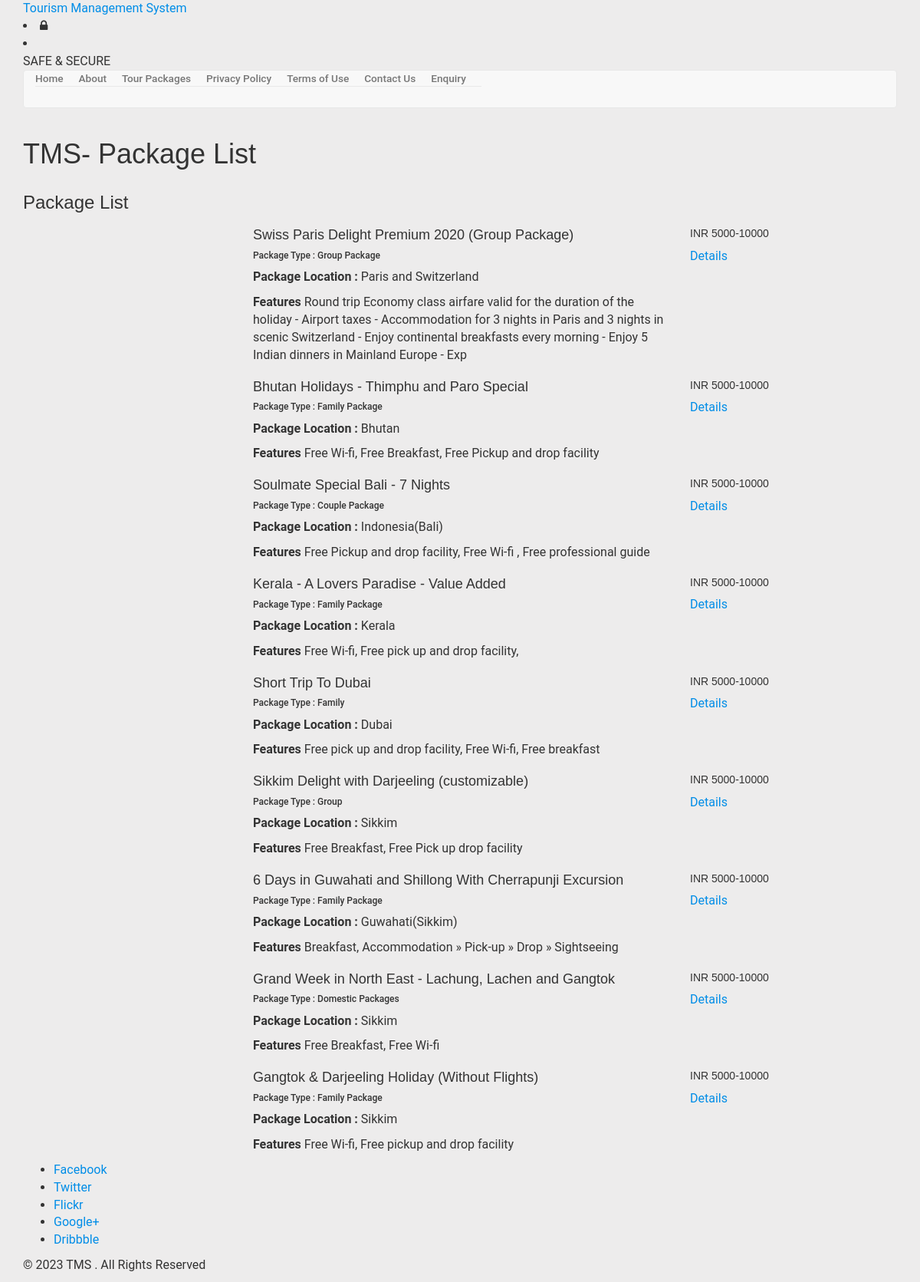
The app's page /package-list.php with its own data.
### tables this page shows
CREATE TABLE `tbltourpackages` (
  `PackageId` int(11) NOT NULL,
  `PackageName` varchar(200) DEFAULT NULL,
  `PackageType` varchar(150) DEFAULT NULL,
  `PackageLocation` varchar(100) DEFAULT NULL,
  `PackagePrice` varchar(1000) DEFAULT NULL,
  `PackageFetures` varchar(255) DEFAULT NULL,
  `PackageDetails` mediumtext DEFAULT NULL,
  `PackageImage` varchar(100) DEFAULT NULL,
  `Creationdate` timestamp NULL DEFAULT current_timestamp(),
  `UpdationDate` timestamp NULL DEFAULT NULL ON UPDATE current_timestamp()
);

### package-list.php (the view, shortened to what this page needs)
<?php
include('includes/config.php');
?>
<!DOCTYPE HTML>
<html>
<head>
<link href="css/bootstrap.css" rel='stylesheet' type='text/css' />
<link href="css/style.css" rel='stylesheet' type='text/css' />
<link href="css/font-awesome.css" rel="stylesheet">
<link href="css/animate.css" rel="stylesheet" type="text/css" media="all">
</head>
<body>
<?php include('includes/header.php');?>
<div class="banner-3">
	<div class="container">
		<h1 class="wow zoomIn animated animated" data-wow-delay=".5s" style="visibility: visible; animation-delay: 0.5s; animation-name: zoomIn;"> TMS- Package List</h1>
	</div>
</div>
<div class="rooms">
	<div class="container">
		<div class="room-bottom">
			<h3>Package List</h3>
<?php $sql = "SELECT * from tbltourpackages";
$query = $dbh->prepare($sql);
$query->execute();
$results=$query->fetchAll(PDO::FETCH_OBJ);
if($query->rowCount() > 0)
{
foreach($results as $result)
{	?>
			<div class="rom-btm">
				<div class="col-md-3 room-left wow fadeInLeft animated" data-wow-delay=".5s">
				</div>
				<div class="col-md-6 room-midle wow fadeInUp animated" data-wow-delay=".5s">
					<h4><?php echo htmlentities($result->PackageName);?></h4>
					<h6>Package Type : <?php echo htmlentities($result->PackageType);?></h6>
					<p><b>Package Location :</b> <?php echo htmlentities($result->PackageLocation);?></p>
					<p><b>Features</b> <?php echo htmlentities($result->PackageFetures);?></p>
				</div>
				<div class="col-md-3 room-right wow fadeInRight animated" data-wow-delay=".5s">
					<h5> INR <?php echo htmlentities($result->PackagePrice);?></h5>
					<a href="package-details.php?pkgid=<?php echo htmlentities($result->PackageId);?>" class="view">Details</a>
				</div>
				<div class="clearfix"></div>
			</div>
<?php }} ?>
		</div>
	</div>
</div>
<?php include('includes/footer.php');?>
</body>
</html>

### header.php (shortened to what this page needs)
<div class="header">
	<div class="container">
		<div class="logo wow fadeInDown animated" data-wow-delay=".5s">
			<a href="index.php">Tourism <span>Management System</span></a>
		</div>
		<div class="lock fadeInDown animated" data-wow-delay=".5s">
			<li><i class="fa fa-lock"></i></li>
            <li><div class="securetxt">SAFE &amp; SECURE </div></li>
		</div>
	</div>
</div>
<div class="footer-btm wow fadeInLeft animated" data-wow-delay=".5s">
	<div class="container">
	<div class="navigation">
			<nav class="navbar navbar-default">
				<div class="collapse navbar-collapse nav-wil" id="bs-example-navbar-collapse-1">
					<nav class="cl-effect-1">
						<ul class="nav navbar-nav">
							<li><a href="index.php">Home</a></li>
							<li><a href="page.php?type=aboutus">About</a></li>
								<li><a href="package-list.php">Tour Packages</a></li>
								<li><a href="page.php?type=privacy">Privacy Policy</a></li>
								<li><a href="page.php?type=terms">Terms of Use</a></li>
								<li><a href="page.php?type=contact">Contact Us</a></li>
								<?php if($_SESSION['login'])
{?>
								<li>Need Help?<a href="#" data-toggle="modal" data-target="#myModal3"> / Write Us </a>  </li>
								<?php } else { ?>
								<li><a href="enquiry.php"> Enquiry </a>  </li>
								<?php } ?>
								<div class="clearfix"></div>
						</ul>
					</nav>
				</div>
			</nav>
		</div>
	</div>
</div>

### footer.php
<div class="copy-right">
	<div class="container">
		<div class="footer-social-icons wow fadeInDown animated animated" data-wow-delay=".5s" style="visibility: visible; animation-delay: 0.5s; animation-name: fadeInDown;">
			<ul>
				<li><a class="facebook" href="#"><span>Facebook</span></a></li>
				<li><a class="twitter" href="#"><span>Twitter</span></a></li>
				<li><a class="flickr" href="#"><span>Flickr</span></a></li>
				<li><a class="googleplus" href="#"><span>Google+</span></a></li>
				<li><a class="dribbble" href="#"><span>Dribbble</span></a></li>
			</ul>
		</div>
		<p class="wow zoomIn animated animated" data-wow-delay=".5s" style="visibility: visible; animation-delay: 0.5s; animation-name: zoomIn;">© 2023 TMS . All Rights Reserved </p>
	</div>
</div>

### records on screen
tbltourpackages: PackageName "Swiss Paris Delight Premium 2020 (Group Package)", PackageType "Group Package", PackageLocation "Paris and Switzerland", PackageFetures "Round trip Economy class airfare valid for the duration of the holiday - Airport taxes - Accommodation for 3 nights in Paris and 3 nights in scenic Switzerland - Enjoy continental breakfasts every morning - Enjoy 5 Indian dinners in Mainland Europe - Exp", PackagePrice "5000-10000"
tbltourpackages: PackageName "Bhutan Holidays - Thimphu and Paro Special", PackageType "Family Package", PackageLocation "Bhutan", PackageFetures "Free Wi-fi, Free Breakfast, Free Pickup and drop facility", PackagePrice "5000-10000"
tbltourpackages: PackageName "Soulmate Special Bali - 7 Nights", PackageType "Couple Package", PackageLocation "Indonesia(Bali)", PackageFetures "Free Pickup and drop facility, Free Wi-fi , Free professional guide", PackagePrice "5000-10000"
tbltourpackages: PackageName "Kerala - A Lovers Paradise - Value Added", PackageType "Family Package", PackageLocation "Kerala", PackageFetures "Free Wi-fi, Free pick up and drop facility,", PackagePrice "5000-10000"
tbltourpackages: PackageName "Short Trip To Dubai", PackageType "Family", PackageLocation "Dubai", PackageFetures "Free pick up and drop facility, Free Wi-fi, Free breakfast", PackagePrice "5000-10000"
tbltourpackages: PackageName "Sikkim Delight with Darjeeling (customizable)", PackageType "Group", PackageLocation "Sikkim", PackageFetures "Free Breakfast, Free Pick up drop facility", PackagePrice "5000-10000"
tbltourpackages: PackageName "6 Days in Guwahati and Shillong With Cherrapunji Excursion", PackageType "Family Package", PackageLocation "Guwahati(Sikkim)", PackageFetures "Breakfast, Accommodation » Pick-up » Drop » Sightseeing", PackagePrice "5000-10000"
tbltourpackages: PackageName "Grand Week in North East - Lachung, Lachen and Gangtok", PackageType "Domestic Packages", PackageLocation "Sikkim", PackageFetures "Free Breakfast, Free Wi-fi", PackagePrice "5000-10000"
tbltourpackages: PackageName "Gangtok & Darjeeling Holiday (Without Flights)", PackageType "Family Package", PackageLocation "Sikkim", PackageFetures "Free Wi-fi, Free pickup and drop facility", PackagePrice "5000-10000"
